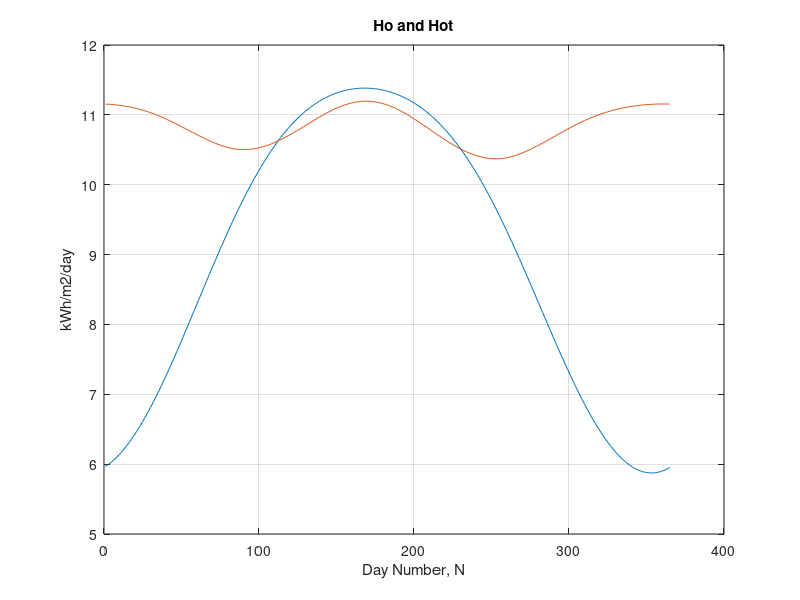

The MATLAB script that drew this image:
%   Description: This file calculates the incident energy on a horizontal/tilted surface given the
%   latitude and day number and also finds the best tilt angle for each day
%   such that it tracks the sun each day for best incident energy.
%    
%   Disclaimer : No Atmospheric effect is taken into consideration, will do
%              later.

%   INPUTS: N = Day Number, N=1 for Jan 1st and N=365 for December 31st, Feb 29th is not included.

%           Q = Latitude of the place in degrees (need to convert to radians, places on earth are on
%               certain arc lengths and arc length are measured in radians as per standards.
%   Author: Abhisek Adhikari
%   Created on: Jun 2022

clc
clear

%Inputs
%Locality = 27 degrees, 39 minutes; (Just used my office location, you can
%           use your required site location)

Q = 27.65;  % expressed in degrees
Q = Q * pi/180;



% constants

Lsc = 1.37; % kW/m2 mean solar constant (does not depend on earth's position relative to sun)






    
for N = 1:365
    %Claculation of Declination, Declination accounts for days in a year/ time of a year.
    t = 2*pi*(N-80)/365;       %equinox is at N=80 and at 365-80 so N-80 is done.
    d = 23.45*sin(t)*(pi/180); % declination expressed in radians, this formula gives best approximation for declination angle, found in literature. 
    
    %calculation of extraterrestrial insolation scale factor
    k = 1 + 0.033*cos(2*pi*N/365); % for scaling Lsc depending on number of day in year, derived
                                   % empiricaly, I took from certain literatures
    
    wsr = acos(-1 * tan(Q)*tan(d)); %solar hours calculation
    
    B = Q-d;    %tilt angle required is zero when Sun is in our latitude location
    
    wsrB = acos(-1 * tan(Q-B)*tan(d)); %hour angle based on tilt angle B
    
    wsrt = min(wsr, wsrB);
    
    Ho(N) = (24*k*Lsc/pi)*(cos(Q)*cos(d)*sin(wsr)+wsr*sin(Q)*sin(d));
    
    Hot(N) = (24*k*Lsc/pi)*(cos(Q-B)*cos(d)*sin(wsrt)+wsrt*sin(Q-B)*sin(d)); %energy on tilted surface
    
    days(N) = N;
    end % of day number loop


    

%show results

plot(days,Ho, days, Hot);
grid, xlabel('Day Number, N'), ylabel('kWh/m2/day'), title('Ho and Hot');

 
    
    
    
